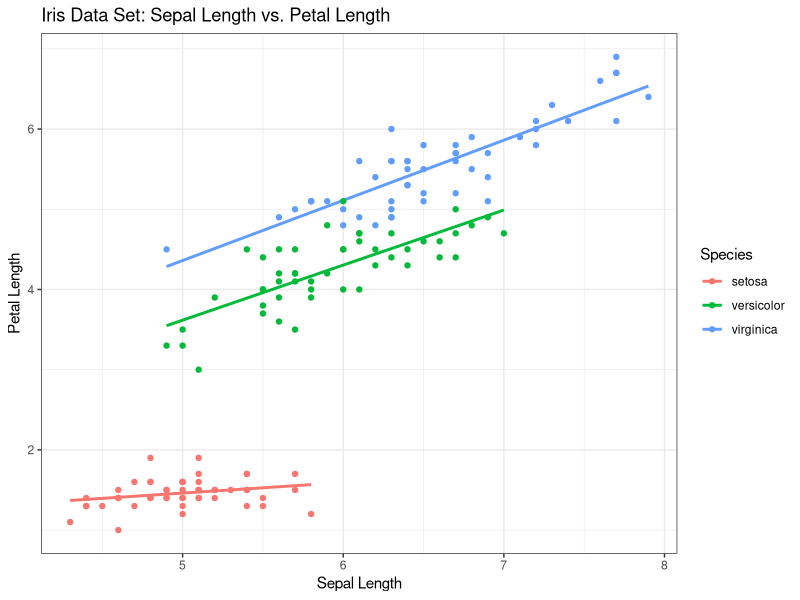
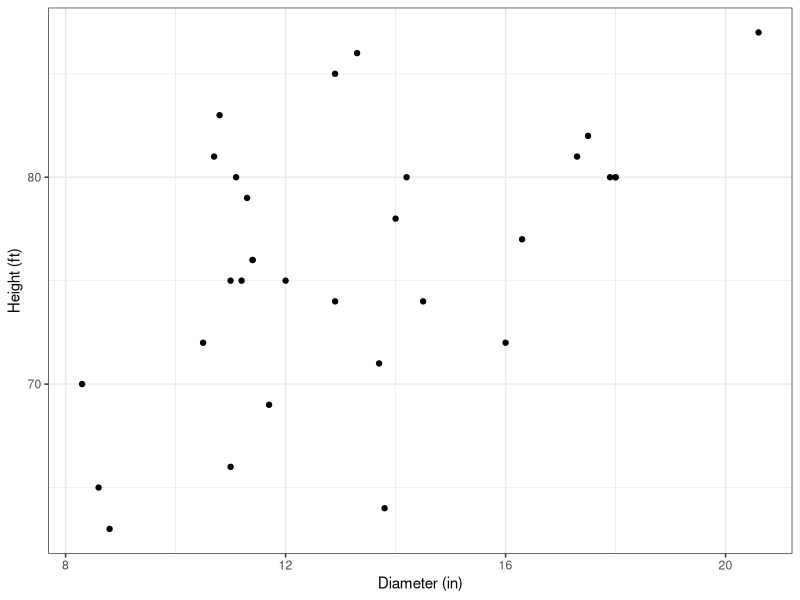
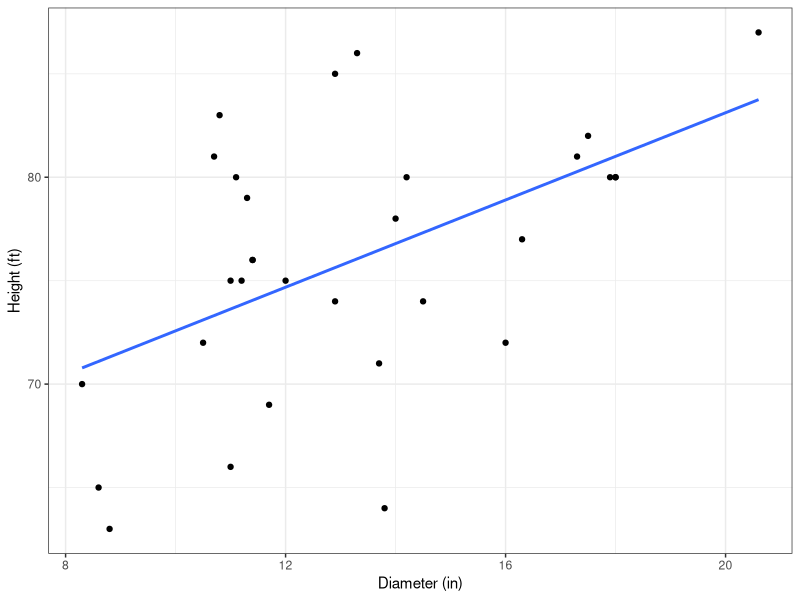

R code for these plots, in order:
## ---- chunk 1
#| echo: false

library(tidyverse)

iris |> ggplot(aes(x=Sepal.Length,y=Petal.Length,group=Species,color=Species)) + 
  geom_smooth(method="lm",formula=y~x,se=F) +
  geom_point() + 
  theme_bw() +
  labs(title="Iris Data Set: Sepal Length vs. Petal Length",
       y="Petal Length",
       x="Sepal Length")

## ---- chunk 2
library(tidyverse)
glimpse(trees)
ggplot(data=trees,aes(x=Girth,y=Height)) + 
  geom_point()  + 
  theme_bw() + 
  labs(x="Diameter (in)", y="Height (ft)")
## ---- chunk 3
mod1 <- lm(Height~Girth,data=trees)
summary(mod1)
## ---- chunk 4
library(tidyverse)
glimpse(trees)
ggplot(data=trees,aes(x=Girth,y=Height)) + 
  geom_point() + 
  geom_smooth(method="lm", formula=y~x,se=F) + 
  theme_bw() + 
  labs(x="Diameter (in)", y="Height (ft)")
## ---- chunk 5
mod1 <- lm(Height~Girth,data=trees)
newdata <- data.frame(Girth=c(10,15,20))
newdata$prediction <- predict(mod1,newdata=newdata)
newdata
## ---- chunk 6
range(trees$Girth)
